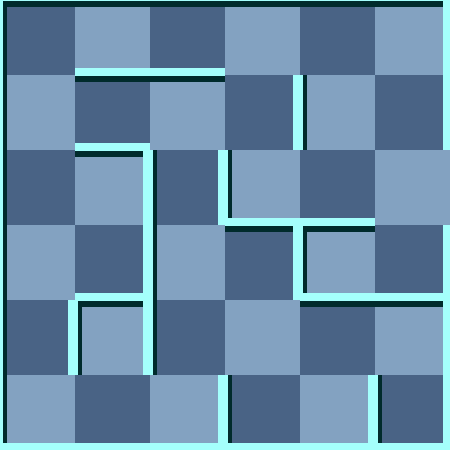

A level layout from a 2D game, rendered from its tile map. Below: a short description, then the map file with tile-grid data replaced by summaries:
An orthogonal 6x6 tile map with 75x75 px tiles, 2 tile layers (background, 块层 1) and 3 objects (Exit, Player, RedMummy).

<map version="1.0" orientation="orthogonal" width="6" height="6" tilewidth="75" tileheight="75">
 <tileset firstgid="1" name="wall" tilewidth="75" tileheight="75">
  <image source="gfx/wall.png" width="300" height="375" />
  <tile id="0">
   <properties>
    <property name="ValOfWall" value="0" />
   </properties>
  </tile>
  <tile id="1">
   <properties>
    <property name="ValOfWall" value="1" />
   </properties>
  </tile>
  <tile id="2">
   <properties>
    <property name="ValOfWall" value="2" />
   </properties>
  </tile>
  <tile id="3">
   <properties>
    <property name="ValOfWall" value="3" />
   </properties>
  </tile>
  <tile id="4">
   <properties>
    <property name="ValOfWall" value="4" />
   </properties>
  </tile>
  <tile id="5">
   <properties>
    <property name="ValOfWall" value="5" />
   </properties>
  </tile>
  <tile id="6">
   <properties>
    <property name="ValOfWall" value="6" />
   </properties>
  </tile>
  <tile id="7">
   <properties>
    <property name="ValOfWall" value="7" />
   </properties>
  </tile>
  <tile id="8">
   <properties>
    <property name="ValOfWall" value="8" />
   </properties>
  </tile>
  <tile id="9">
   <properties>
    <property name="ValOfWall" value="9" />
   </properties>
  </tile>
  <tile id="10">
   <properties>
    <property name="ValOfWall" value="10" />
   </properties>
  </tile>
  <tile id="11">
   <properties>
    <property name="ValOfWall" value="11" />
   </properties>
  </tile>
  <tile id="12">
   <properties>
    <property name="ValOfWall" value="12" />
   </properties>
  </tile>
  <tile id="13">
   <properties>
    <property name="ValOfWall" value="13" />
   </properties>
  </tile>
  <tile id="14">
   <properties>
    <property name="ValOfWall" value="14" />
   </properties>
  </tile>
  <tile id="15">
   <properties>
    <property name="ValOfWall" value="15" />
   </properties>
  </tile>
  <tile id="18">
   <properties>
    <property name="ValOfWall" value="-1" />
   </properties>
  </tile>
 </tileset>
 <layer name="background" width="6" height="6">
  <data>[36 cells, 36 non-empty, 2 distinct tile ids]</data>
 </layer>
 <layer name="块层 1" width="6" height="6">
  <data>[36 cells, 36 non-empty, 14 distinct tile ids]</data>
 </layer>
 <objectgroup name="对象层 1" width="6" height="6">
  <object name="Exit" x="450" y="150" />
  <object name="Player" x="300" y="0">
   <properties>
    <property name="value" value="1" />
   </properties>
  </object>
  <object name="RedMummy" x="375" y="225">
   <properties>
    <property name="value" value="21" />
   </properties>
  </object>
 </objectgroup>
</map>
